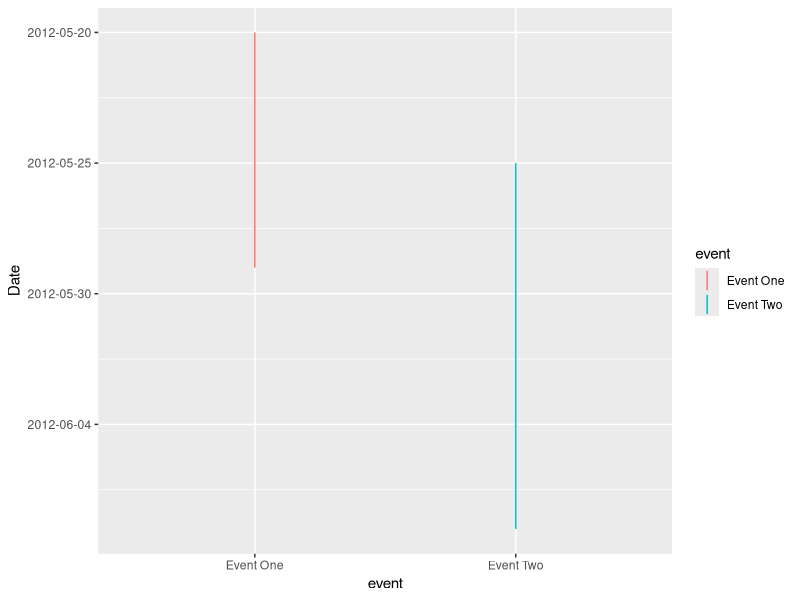

Write R code to recreate this figure.
library("ggplot2")
library("chron")


# Data to graph.  Want to show a calendar, days on the left
# and candle lines showing the duration of each event.
work <- rbind(
  data.frame(ydate_start=15480, ydate_end=15489, event="Event One"),
  data.frame(ydate_start=15485, ydate_end=15499, event="Event Two")
)


# THIS SOLVES THE PROBLEM
ggplot(work,
       aes(x=event,
           y=ydate_start,
           ymin=ydate_start,
           ymax=ydate_end,
           color=event)
) +
  geom_linerange() +
  ylab("Date") +
  scale_y_reverse(label=function(x) strftime(chron(x), "%Y-%m-%d"))
